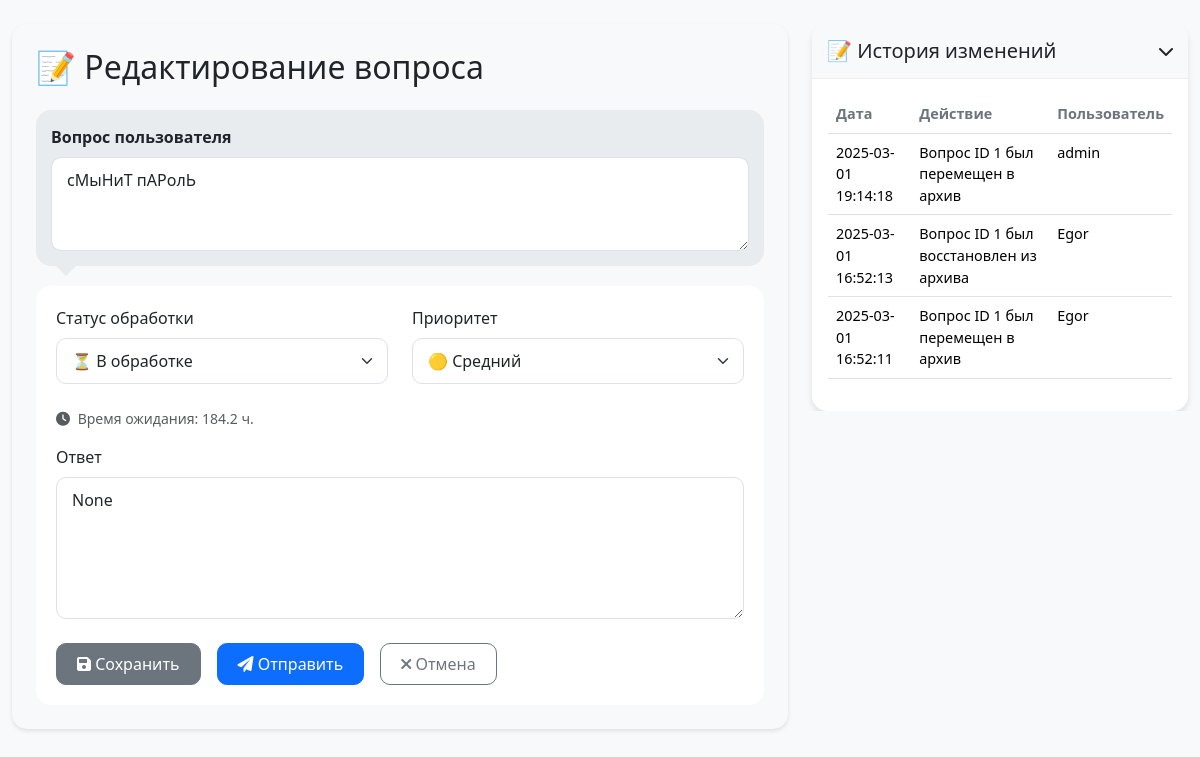
Screenshot of /edit/1 (signed in) with the database file from the repository.
### database.py (models this page shows)
class Question(Base):
    __tablename__ = "questions"
    id = Column(Integer, primary_key=True, index=True)
    user_id = Column(Integer, nullable=False)
    question = Column(Text, nullable=False)
    status = Column(String, default="в обработке")
    response = Column(Text, nullable=True)
    is_archived = Column(Integer, default=0)
    priority = Column(Integer, default=1)
    created_at = Column(DateTime, default=datetime.datetime.now)
    logs = relationship("Log", back_populates="question")
    ratings = relationship("ResponseRating", back_populates="question")

class Log(Base):
    __tablename__ = "logs"
    id = Column(Integer, primary_key=True, index=True)
    user_id = Column(Integer, ForeignKey('users.id'))
    question_id = Column(Integer, ForeignKey('questions.id'))
    action = Column(String, nullable=False)
    action_type = Column(String(50), nullable=True)
    timestamp = Column(DateTime, default=func.now(), nullable=False)
    details = Column(Text, nullable=True)
    user = relationship("User", back_populates="logs")
    question = relationship("Question", back_populates="logs")

class User(Base, UserMixin):
    __tablename__ = "users"
    id = Column(Integer, primary_key=True, index=True)
    username = Column(String, unique=True, nullable=False)
    password = Column(String, nullable=False)
    role = Column(String, default="user")
    _is_active = Column("is_active", Integer, default=1)
    logs = relationship("Log", back_populates="user")

### admin_panel.py (the view, shortened to what this page needs)
@app.route("/edit/<int:question_id>", methods=["GET", "POST"])
@login_required
@requires_role("admin", "moderator", "superadmin")
def edit_question(question_id):
    session = SessionLocal()
    try:
        question = session.get(Question, question_id)
        logs = session.query(Log).filter(
            Log.question_id == question_id
        ).order_by(Log.timestamp.desc()).all()
        return render_template(
            "edit.html",
            q=question,
            logs=logs,
            now=datetime.datetime.now()
        )
    except Exception as e:
        session.rollback()
        flash(f"Ошибка при редактировании: {str(e)}", "danger")
        return redirect(url_for("index"))
    finally:
        session.close()

### admin_panel.py (called while the page is built)
def requires_role(*roles):
    def decorator(f):
        @wraps(f)
        def wrapped(*args, **kwargs):
            if not current_user.role in roles:
                flash("У вас нет доступа к этой странице.", "danger")
                return redirect(url_for("index"))
            return f(*args, **kwargs)
        return wrapped
    return decorator

### auth.py (called while the page is built)
@login_manager.user_loader
def load_user(user_id):
    session = SessionLocal()
    try:
        user = session.query(User).filter(User.id == user_id).first()
        return user
    finally:
        session.close()

### templates/edit.html (shortened to what this page needs)
<!DOCTYPE html>
<html lang="ru">
<head>
    <link href="https://cdn.jsdelivr.net/npm/bootstrap@5.3.2/dist/css/bootstrap.min.css" rel="stylesheet">
</head>
<body class="bg-light">
    <div class="container-fluid mt-4 position-relative">
        <div class="row">
            <div class="col-md-8 main-content">
                <div class="chat-container p-4">
                    <h2 class="mb-4">📝 Редактирование вопроса</h2>
                    <form method="post">
                        <div class="question-bubble">
                            <label for="question" class="form-label fw-bold">Вопрос пользователя</label>
                            <textarea class="form-control bg-white" id="question" rows="3" readonly>{{ q.question }}</textarea>
                        </div>
                        <div class="response-area">
                            <div class="row mb-4">
                                <div class="col-md-6">
                                    <label for="status" class="form-label">Статус обработки</label>
                                    <select name="status" id="status" class="form-select">
                                        <option value="в обработке" {% if q.status == "в обработке" %}selected{% endif %}>⏳ В обработке</option>
                                    </select>
                                </div>
                                <div class="col-md-6">
                                    <label for="priority" class="form-label">Приоритет</label>
                                    <select name="priority" id="priority" class="form-select">
                                        <option value="2" {% if q.priority == 2 %}selected{% endif %}>🟡 Средний</option>
                                    </select>
                                </div>
                            </div>
                            <div class="mb-3">
                                <small class="text-muted d-flex align-items-center gap-3">
                                    <span>
                                        <i class="fas fa-clock me-1"></i>
                                        Время ожидания: {{ ((now - q.created_at).total_seconds() / 3600)|round(1) }} ч.
                                    </span>
                                </small>
                            </div>
                            <div class="mb-4">
                                <label for="response" class="form-label">Ответ</label>
                                <textarea name="response" class="form-control" id="response" rows="5"
                                    placeholder="Введите ваш ответ здесь...">{{ q.response }}</textarea>
                            </div>
                            <div class="d-flex gap-3">
                                <button type="submit" name="action" value="save" class="btn btn-secondary btn-action">
                                    <i class="fas fa-save"></i> Сохранить
                                </button>
                                <button type="submit" name="action" value="send" class="btn btn-primary btn-action">
                                    <i class="fas fa-paper-plane"></i> Отправить
                                </button>
                                <a href="{{ url_for('index') }}" class="btn btn-outline-secondary btn-action">
                                    <i class="fas fa-times"></i> Отмена
                                </a>
                            </div>
                        </div>
                    </form>
                </div>
            </div>
            <div class="col-md-4 position-fixed end-0" style="max-height: 100vh; overflow-y: auto;">
                <div class="history-card card">
                    <div class="card-header" data-bs-toggle="collapse" data-bs-target="#historyCollapse"
                         style="cursor: pointer;">
                        <div class="d-flex justify-content-between align-items-center">
                            <h5 class="mb-0">📝 История изменений</h5>
                            <i class="fas fa-chevron-down"></i>
                        </div>
                    </div>
                    <div id="historyCollapse" class="collapse show">
                        <div class="card-body">
                            <div class="table-responsive">
                                <table class="table table-hover history-table">
                                    <thead>
                                        <tr>
                                            <th>Дата</th>
                                            <th>Действие</th>
                                            <th>Пользователь</th>
                                        </tr>
                                    </thead>
                                    <tbody>
                                        {% for log in logs %}
                                        <tr>
                                            <td>{{ log.timestamp.strftime('%Y-%m-%d %H:%M:%S') }}</td>
                                            <td style="white-space: pre-wrap;">{{ log.action }}</td>
                                            <td>{{ log.user.username }}</td>
                                        </tr>
                                        {% endfor %}
                                    </tbody>
                                </table>
                            </div>
                        </div>
                    </div>
                </div>
            </div>
        </div>
    </div>
    <link rel="stylesheet" href="https://cdnjs.cloudflare.com/ajax/libs/font-awesome/6.0.0/css/all.min.css">
</body>
</html>

### templates/edit.html (style rules this page uses)
.chat-container { border-radius: 15px; background-color: #f8f9fa; box-shadow: 0 2px 4px rgba(0,0,0,0.1); }
.question-bubble { background-color: #e9ecef; border-radius: 15px; padding: 15px; margin-bottom: 20px; position: relative; }
.question-bubble:after { content: ''; position: absolute; left: 20px; top: 100%; border: 10px solid transparent; border-top-color: #e9ecef; }
.response-area { background-color: #fff; border-radius: 15px; padding: 20px; margin-top: 20px; }
.history-card { border: none; box-shadow: 0 4px 6px rgba(0,0,0,0.1); border-radius: 15px; }
.history-card .card-header { background-color: #f8f9fa; border-bottom: 1px solid #eee; border-radius: 15px 15px 0 0; padding: 15px; }
.history-table { font-size: 0.9em; }
.history-table th { font-weight: 600; color: #6c757d; }
.btn-action { border-radius: 10px; padding: 8px 20px; font-weight: 500; transition: all 0.3s ease; }
.form-control, .form-select { border-radius: 10px; border: 1px solid #dee2e6; padding: 10px 15px; }
.main-content { animation: fadeIn 0.5s ease; }

### rows the page displays
Question: question "сМыНиТ пАРолЬ", status "⏳ В обработке", priority "🟡 Средний", ((now-q.created_at).total_seconds()/3600)|round(1) "184.2", response "None"
Log: timestamp "2025-03-01 19:14:18", action "Вопрос ID 1 был перемещен в архив", user.username "admin"
Log: timestamp "2025-03-01 16:52:13", action "Вопрос ID 1 был восстановлен из архива", user.username "Egor"
Log: timestamp "2025-03-01 16:52:11", action "Вопрос ID 1 был перемещен в архив", user.username "Egor"
